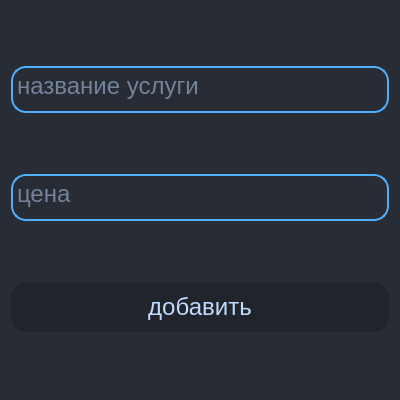
<?xml version="1.0" encoding="UTF-8"?>
<ui version="4.0">
 <class>Add_Change_window3</class>
 <widget class="QDialog" name="Add_Change_window3">
  <property name="geometry">
   <rect>
    <x>0</x>
    <y>0</y>
    <width>400</width>
    <height>400</height>
   </rect>
  </property>
  <property name="minimumSize">
   <size>
    <width>400</width>
    <height>400</height>
   </size>
  </property>
  <property name="maximumSize">
   <size>
    <width>550</width>
    <height>400</height>
   </size>
  </property>
  <property name="windowTitle">
   <string>Dialog</string>
  </property>
  <property name="styleSheet">
   <string notr="true">background-color: rgb(40, 44, 52);</string>
  </property>
  <layout class="QHBoxLayout" name="horizontalLayout">
   <item>
    <layout class="QVBoxLayout" name="verticalLayout">
     <item>
      <widget class="QTextEdit" name="edit_name_diag">
       <property name="sizePolicy">
        <sizepolicy hsizetype="Expanding" vsizetype="Expanding">
         <horstretch>0</horstretch>
         <verstretch>0</verstretch>
        </sizepolicy>
       </property>
       <property name="maximumSize">
        <size>
         <width>16777215</width>
         <height>47</height>
        </size>
       </property>
       <property name="font">
        <font>
         <family>Segoe UI</family>
         <pointsize>18</pointsize>
        </font>
       </property>
       <property name="styleSheet">
        <string notr="true">color: rgb(192, 218, 255);
border: 2px solid rgb(78, 175, 255);  
border-radius: 15px;
</string>
       </property>
       <property name="placeholderText">
        <string>название услуги</string>
       </property>
      </widget>
     </item>
     <item>
      <widget class="QTextEdit" name="edit_price_diag">
       <property name="sizePolicy">
        <sizepolicy hsizetype="Expanding" vsizetype="Expanding">
         <horstretch>0</horstretch>
         <verstretch>0</verstretch>
        </sizepolicy>
       </property>
       <property name="maximumSize">
        <size>
         <width>16777215</width>
         <height>47</height>
        </size>
       </property>
       <property name="font">
        <font>
         <family>Segoe UI</family>
         <pointsize>18</pointsize>
        </font>
       </property>
       <property name="styleSheet">
        <string notr="true">color: rgb(192, 218, 255);
border: 2px solid rgb(78, 175, 255);  
border-radius: 15px;
</string>
       </property>
       <property name="placeholderText">
        <string>цена</string>
       </property>
      </widget>
     </item>
     <item>
      <widget class="QPushButton" name="btn_add_diag">
       <property name="sizePolicy">
        <sizepolicy hsizetype="Preferred" vsizetype="Fixed">
         <horstretch>0</horstretch>
         <verstretch>0</verstretch>
        </sizepolicy>
       </property>
       <property name="minimumSize">
        <size>
         <width>300</width>
         <height>50</height>
        </size>
       </property>
       <property name="font">
        <font>
         <family>Segoe UI</family>
         <pointsize>18</pointsize>
        </font>
       </property>
       <property name="cursor">
        <cursorShape>PointingHandCursor</cursorShape>
       </property>
       <property name="styleSheet">
        <string notr="true">QPushButton{
color:rgb(192, 218, 255);
background-color: rgb(33, 37, 43);;  
border: 2px solid rgb(33, 37, 43);
border-radius: 15px;
}

QPushButton:hover{
color:rgb(192, 218, 255);
background-color: rgb(43, 51, 67);  
border: 2px solid rgb(33, 37, 43);
border-radius: 15px;
}

QPushButton:pressed{
color:rgb(192, 218, 255);
background-color: rgb(33, 37, 43);;  
border: 2px solid rgb(192, 218, 255);
border-radius: 15px;
}

</string>
       </property>
       <property name="text">
        <string>добавить</string>
       </property>
      </widget>
     </item>
    </layout>
   </item>
  </layout>
 </widget>
 <resources/>
 <connections/>
</ui>
